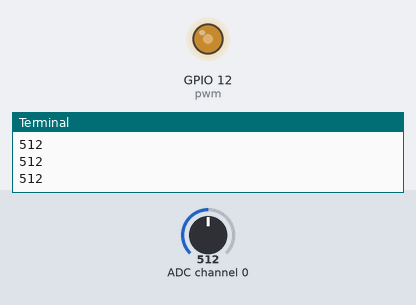
This program was run on a simulated Raspberry Pi (BCM pin numbers). Parts: output pins drawn as LEDs (lit = HIGH), the last lines printed to the terminal. The test bench sets the inputs (shaded band); at power-on: ADC channel 0 = 512 (analog values on the 0–1023 scale).

Above: at 1.2 s.
1.3 s: ADC channel 0 set to 716
At 2.5 s:
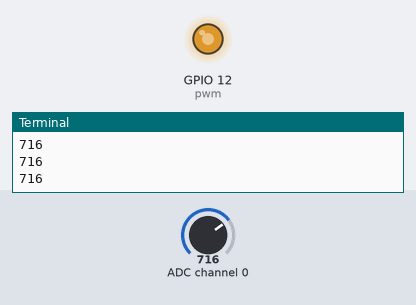
2.8 s: ADC channel 0 set to 900
At 3.7 s:
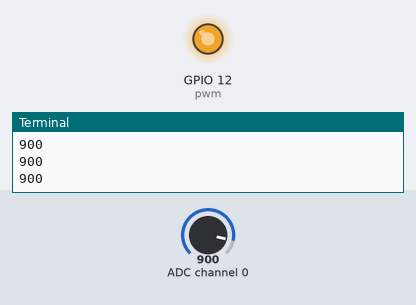
4.3 s: ADC channel 0 set to 122
At 4.9 s:
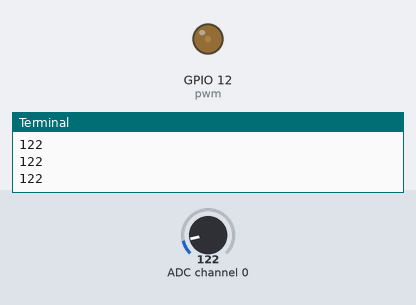
5.8 s: ADC channel 0 set to 0
At 6.1 s:
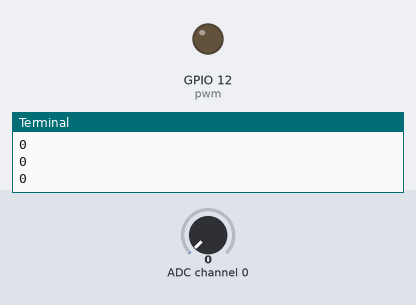
Timing chart, 0 to 8.3 s (numbered marks = the images above; inputs shaded):
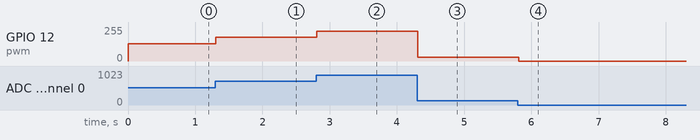

The program:

ledMetPot.py
```python
import RPi.GPIO as IO, spidev, time

IO.setmode(IO.BCM)
IO.setwarnings(False)
IO.setup(12, IO.OUT)
pwm = IO.PWM(12, 100)
pwm.start(0)

spi = spidev.SpiDev()
spi.open(0,0)
spi.max_speed_hz = 1000000

def readSPI(channel):
    adc = spi.xfer2([1, (8 + channel) << 4,0])
    return ((adc[1] & 3) <<8) + adc[2]

potChannel = 0

while True:
    potWaarde = readSPI(potChannel)
    print(potWaarde)
    potWaarde /= 10.23
    pwm.ChangeDutyCycle(potWaarde)
    time.sleep(0.1)
```

Measured:
- after the input at 1.3 s, GPIO 12 (pwm): 128/255 → 178/255 at once
- after the input at 2.8 s, GPIO 12 (pwm): 178/255 → 224/255 at once
- after the input at 4.3 s, GPIO 12 (pwm): 224/255 → 30/255 at once
- after the input at 5.8 s, GPIO 12 (pwm): 30/255 → 0/255 at once
